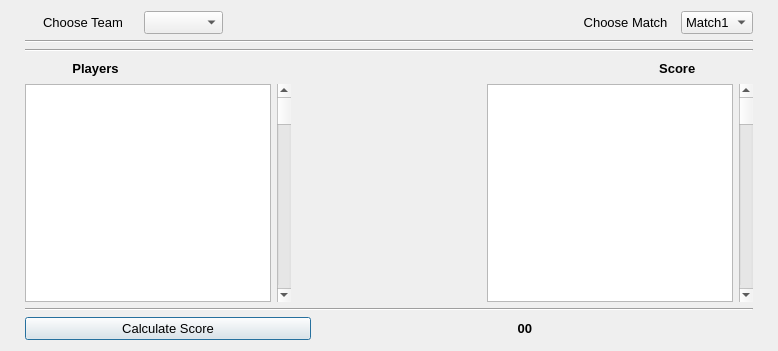
<?xml version="1.0" encoding="UTF-8"?>
<ui version="4.0">
 <class>Dialog</class>
 <widget class="QDialog" name="Dialog">
  <property name="geometry">
   <rect>
    <x>0</x>
    <y>0</y>
    <width>778</width>
    <height>351</height>
   </rect>
  </property>
  <property name="windowTitle">
   <string>Dialog</string>
  </property>
  <layout class="QVBoxLayout" name="verticalLayout">
   <property name="leftMargin">
    <number>25</number>
   </property>
   <property name="rightMargin">
    <number>25</number>
   </property>
   <item>
    <layout class="QHBoxLayout" name="horizontalLayout">
     <item>
      <widget class="QLabel" name="label_2">
       <property name="font">
        <font>
         <family>Tahoma</family>
         <pointsize>10</pointsize>
        </font>
       </property>
       <property name="text">
        <string>     Choose Team    </string>
       </property>
      </widget>
     </item>
     <item>
      <widget class="QComboBox" name="cb0">
       <property name="font">
        <font>
         <family>Tahoma</family>
         <pointsize>10</pointsize>
        </font>
       </property>
      </widget>
     </item>
     <item>
      <spacer name="horizontalSpacer_4">
       <property name="orientation">
        <enum>Qt::Horizontal</enum>
       </property>
       <property name="sizeHint" stdset="0">
        <size>
         <width>40</width>
         <height>20</height>
        </size>
       </property>
      </spacer>
     </item>
     <item>
      <widget class="QLabel" name="label">
       <property name="font">
        <font>
         <family>Tahoma</family>
         <pointsize>10</pointsize>
        </font>
       </property>
       <property name="text">
        <string>      Choose Match  </string>
       </property>
      </widget>
     </item>
     <item>
      <widget class="QComboBox" name="cb1">
       <property name="font">
        <font>
         <family>Tahoma</family>
         <pointsize>10</pointsize>
        </font>
       </property>
       <item>
        <property name="text">
         <string>Match1</string>
        </property>
       </item>
       <item>
        <property name="text">
         <string>Match2</string>
        </property>
       </item>
       <item>
        <property name="text">
         <string>Match3</string>
        </property>
       </item>
       <item>
        <property name="text">
         <string>Match4</string>
        </property>
       </item>
       <item>
        <property name="text">
         <string>Match5</string>
        </property>
       </item>
      </widget>
     </item>
    </layout>
   </item>
   <item>
    <widget class="Line" name="line">
     <property name="font">
      <font>
       <family>Tahoma</family>
       <pointsize>10</pointsize>
      </font>
     </property>
     <property name="orientation">
      <enum>Qt::Horizontal</enum>
     </property>
    </widget>
   </item>
   <item>
    <widget class="Line" name="line_2">
     <property name="font">
      <font>
       <family>Tahoma</family>
       <pointsize>10</pointsize>
      </font>
     </property>
     <property name="orientation">
      <enum>Qt::Horizontal</enum>
     </property>
    </widget>
   </item>
   <item>
    <layout class="QHBoxLayout" name="horizontalLayout_4">
     <item>
      <widget class="QLabel" name="label_5">
       <property name="font">
        <font>
         <family>Tahoma</family>
         <pointsize>10</pointsize>
         <weight>75</weight>
         <bold>true</bold>
        </font>
       </property>
       <property name="text">
        <string>             Players             </string>
       </property>
       <property name="alignment">
        <set>Qt::AlignCenter</set>
       </property>
      </widget>
     </item>
     <item>
      <spacer name="horizontalSpacer_3">
       <property name="orientation">
        <enum>Qt::Horizontal</enum>
       </property>
       <property name="sizeHint" stdset="0">
        <size>
         <width>40</width>
         <height>20</height>
        </size>
       </property>
      </spacer>
     </item>
     <item>
      <widget class="QLabel" name="label_4">
       <property name="font">
        <font>
         <family>Tahoma</family>
         <pointsize>10</pointsize>
         <weight>75</weight>
         <bold>true</bold>
        </font>
       </property>
       <property name="text">
        <string>               Score                </string>
       </property>
       <property name="alignment">
        <set>Qt::AlignCenter</set>
       </property>
      </widget>
     </item>
    </layout>
   </item>
   <item>
    <layout class="QHBoxLayout" name="horizontalLayout_2">
     <item>
      <widget class="QListWidget" name="lw1">
       <property name="font">
        <font>
         <family>Tahoma</family>
         <pointsize>10</pointsize>
         <weight>75</weight>
         <bold>true</bold>
        </font>
       </property>
      </widget>
     </item>
     <item>
      <widget class="QScrollBar" name="verticalScrollBar">
       <property name="orientation">
        <enum>Qt::Vertical</enum>
       </property>
      </widget>
     </item>
     <item>
      <spacer name="horizontalSpacer">
       <property name="font">
        <font>
         <family>Tahoma</family>
         <pointsize>10</pointsize>
        </font>
       </property>
       <property name="orientation">
        <enum>Qt::Horizontal</enum>
       </property>
       <property name="sizeHint" stdset="0">
        <size>
         <width>200</width>
         <height>20</height>
        </size>
       </property>
      </spacer>
     </item>
     <item>
      <widget class="QListWidget" name="lw2">
       <property name="font">
        <font>
         <family>Tahoma</family>
         <pointsize>10</pointsize>
         <weight>75</weight>
         <bold>true</bold>
        </font>
       </property>
      </widget>
     </item>
     <item>
      <widget class="QScrollBar" name="verticalScrollBar_2">
       <property name="orientation">
        <enum>Qt::Vertical</enum>
       </property>
      </widget>
     </item>
    </layout>
   </item>
   <item>
    <widget class="Line" name="line_3">
     <property name="font">
      <font>
       <family>Tahoma</family>
       <pointsize>10</pointsize>
      </font>
     </property>
     <property name="orientation">
      <enum>Qt::Horizontal</enum>
     </property>
    </widget>
   </item>
   <item>
    <layout class="QHBoxLayout" name="horizontalLayout_3">
     <item>
      <widget class="QPushButton" name="pushButton">
       <property name="font">
        <font>
         <family>Tahoma</family>
         <pointsize>10</pointsize>
        </font>
       </property>
       <property name="text">
        <string>Calculate Score</string>
       </property>
      </widget>
     </item>
     <item>
      <spacer name="horizontalSpacer_2">
       <property name="font">
        <font>
         <family>Tahoma</family>
         <pointsize>10</pointsize>
        </font>
       </property>
       <property name="orientation">
        <enum>Qt::Horizontal</enum>
       </property>
       <property name="sizeType">
        <enum>QSizePolicy::Fixed</enum>
       </property>
       <property name="sizeHint" stdset="0">
        <size>
         <width>150</width>
         <height>20</height>
        </size>
       </property>
      </spacer>
     </item>
     <item>
      <widget class="QLabel" name="scorelabel">
       <property name="font">
        <font>
         <family>Tahoma</family>
         <pointsize>10</pointsize>
         <weight>75</weight>
         <bold>true</bold>
        </font>
       </property>
       <property name="text">
        <string>              00</string>
       </property>
      </widget>
     </item>
    </layout>
   </item>
  </layout>
 </widget>
 <resources/>
 <connections/>
</ui>
